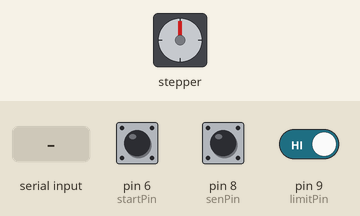
This sketch was run on a simulated Arduino Mega 2560, built with avr-gcc and run on an emulated ATmega2560. Parts: stepper motor. The inputs (shaded band) are chosen by the test bench; at power-on: pin 6 (startPin) HIGH, pin 8 (senPin) HIGH, pin 9 (limitPin) HIGH. Stepper angles assume 400 steps per turn; what the sketch prints to the serial monitor is not drawn.

Above: at 15.2 s.
15.3 s: "1\n" received over the second serial link
16.8 s: pin 6 (startPin) pulled LOW for 0.15 s
18.4 s: "6\n" received over the second serial link
Timing chart, 0 to 21.4 s (numbered marks = the images above; inputs shaded):
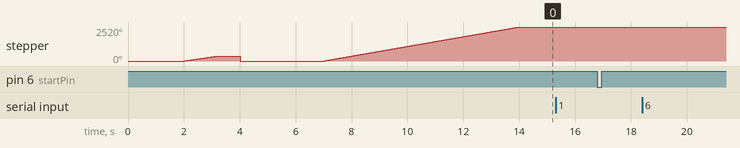

The sketch:

AS03_site_trials-13june.ino
```cpp
#include <MobaTools.h>

const byte stepPin = 18;
const byte dirPin = 19;
const int stepsPerRev = 400;
const long targetPos = 2600;
long nextPos;
int fwdSpeed;
int bwdSpeed;
int rampo;

#define startPin 6  // Pin connected to the push button
#define limitPin 9 //reference
const byte senPin = 8; //cloth

bool sPeed1 = false, sPeed2 = false, sPeed3 = false;
bool buttonPressed = false;  // To track if the button is pressed
bool motorShouldRun = false; // To track if the motor should be running
bool movingForward = true;  // To track the direction of movement
bool clothDetected;

int count = 0;
int limit_count = 0;

bool limswitch = 0;

int hOme = 0;
int pos = 0;
int sTart = 0;
int cloth = 0;


int cloth_count = 0;


MoToStepper stepper1(stepsPerRev, STEPDIR);
MoToTimer stepperPause;

String data_display = "";

void setup() {
  Serial2.begin(9600);
  Serial.begin(115200);
  Serial.println("DISPLAY MOTOR TEST");
  stepper1.attach(stepPin, dirPin);
  motorShouldRun = true;
  clothDetected = false;

  pinMode(startPin, INPUT_PULLUP);  // Use internal pull-up resistor

  pinMode(limitPin, INPUT_PULLUP);


  pinMode(senPin, INPUT_PULLUP);
  homing();
  set_pos();
}

void loop() {
  // Check for serial input
  if (Serial2.available()) {
    data_display = "";
    delay(30);
    while (Serial2.available()) {
      char ch = Serial2.read();
      if (ch != '\n' && ch != '\r') {  // filter out newline and carriage return
        data_display += ch;
      }
    }
    send_data(data_display);
  }

  // Read the state of the push button
  if (digitalRead(startPin) == LOW) {
    buttonPressed = true;
  }
  Serial.print("Button:"); Serial.println(buttonPressed);
  Serial.print("Speed1:"); Serial.println(sPeed1);
  Serial.print("Speed2:"); Serial.println(sPeed2);
  Serial.print("Speed3:"); Serial.println(sPeed3);

  // Start the motor if a speed is set and the button is pressed
  if ((hOme == 2) && (limit_count >= 1) && (count == 0) && (pos = 1) && (buttonPressed) && (sPeed1 || sPeed2 || sPeed3))
  {

    motorShouldRun = true;
    int sen = digitalRead(senPin);
    bool sensorFound = false;

    if (sen == 0 || sen == 1)
    {
      sensorFound = true;
    }

    if ((sen == 0)) {
      delay(400);
      clothDetected = false;
      motor();
    }
    Serial.print("CLOTHCOUNT:"); Serial.println(cloth_count);

  }
}


// Run or stop the motor based on motorShouldRun
//  if ((motorShouldRun)) {
//    motor();
//  } else {
//    stepper1.stop();
//  }


void send_data(String data_display) {
  // Reset all speed flags
  sPeed1 = sPeed2 = sPeed3 = false;

  if (data_display == "1") {
    Serial.println("setSpeed:100RPM");
    sPeed1 = true;
    rampo=200;
    fwdSpeed = 150;
    bwdSpeed = 1800;  // Higher speed for revStroke
    motorShouldRun = false; // Reset motor run flag
  } else if (data_display == "2") {
    Serial.println("setSpeed:150RPM");
    sPeed2 = true;
    rampo = 150;
    fwdSpeed= 450;
    bwdSpeed = 1800;  // Higher speed for anticlockwise
    motorShouldRun = false; // Reset motor run flag
  } else if (data_display == "3") {
    Serial.println("setSpeed:200RPM");
    sPeed3 = true;
    rampo= 100;
    fwdSpeed = 500;
    bwdSpeed = 1800;  // Higher speed for anticlockwise
    motorShouldRun = false; // Reset motor run flag
  } else if (data_display == "4") {
    Serial.println("setSpeed:200RPM");
    sPeed3 = true;
    rampo=50;
    fwdSpeed = 550;
    bwdSpeed = 1800;  // Higher speed for anticlockwise
    motorShouldRun = false; // Reset motor run flag
  }
  else if (data_display == "6") {
    stepper1.stop();
    sPeed1 = sPeed2 = sPeed3 = false;  // Reset speed flags
    motorShouldRun = false; // Reset motor run flag
    buttonPressed = false;
    rampo=0;
    Serial.println("RESETTING...");
  } else {
    Serial.println("Incorrect Data");
  }
}


void homing() {
  stepper1.setSpeed(800);
  stepper1.setRampLen(20);
  while (digitalRead(limitPin) != HIGH && limit_count == 0) {
    stepper1.rotate(-1);
    Serial.print(limswitch);
    Serial.println("Finding END");
  }

  if (digitalRead(limitPin) == HIGH && limit_count == 0) {
    stepper1.stop();
    Serial.println("END POSITION");
    limit_count += 1;
    limswitch = HIGH;
    hOme = 1;
  }
  stepper1.setZero();
  delay(2000);
  stepper1.setSpeed(500); stepper1.moveTo(400);
  limswitch = LOW;
  delay(2000);
  while (digitalRead(limitPin) != HIGH && limit_count == 1) {
    stepper1.rotate(-1);
    Serial.print(limswitch);
    Serial.println("Finding END2");
  }
  if (digitalRead(limitPin) == HIGH && limit_count == 1) {
    stepper1.stop();
    Serial.println("END POSITION2");
    limit_count += 1;
    limswitch = HIGH;
    hOme = 2;
  }
  Serial.print("limit_count:"); Serial.println(limit_count);
  Serial.print("limswitch:"); Serial.println(limswitch);
  Serial.print("hOme:"); Serial.println(hOme);
  Serial.print("POS:"); Serial.println(pos);
  stepper1.setZero();
  delay(2000);
}

void set_pos() {

  while (hOme == 2 && limit_count > 1 && limswitch == HIGH && pos == 0) {

    delay(1000);
    stepper1.setSpeed(600);
    stepper1.setRampLen(40);
    stepper1.moveTo(2800);

    while (stepper1.moving()) {
      Serial.println("MOVING to Pos1");
    }

    pos = 1;
    Serial.println("StartPositionSet, READY TO USE");
  }
  Serial.print("POS:"); Serial.println(pos);
}

void motor() {

  if (motorShouldRun && !clothDetected)
  {
    // Set the flag to true when signature is not detected
    clothDetected = true;

    // Move forward
    stepper1.setSpeed(fwdSpeed);
    stepper1.setRampLen(rampo);
    stepper1.move(-targetPos);
    Serial.println("Moving forward");
    cloth_count++;
    motorShouldRun = true;

    while (stepper1.moving())
    {
      stepperPause.setTime(100); // Wait until the forward movement is complete
    }
    delay(200);

    // Move backward
    stepper1.setSpeed(bwdSpeed);
    stepper1.setRampLen(50);
    stepper1.move(targetPos);
    Serial.println("Moving backward");

    while (stepper1.moving())
    {
      stepperPause.setTime(100); // Wait until the backward movement is complete
    }

    motorShouldRun = false; // Reset the flag when the complete oscillation is done
  }
}
```
